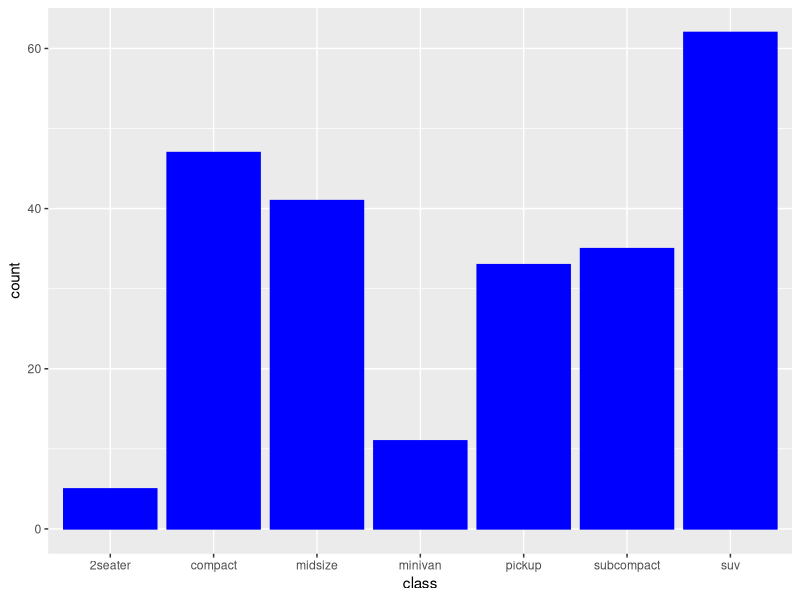
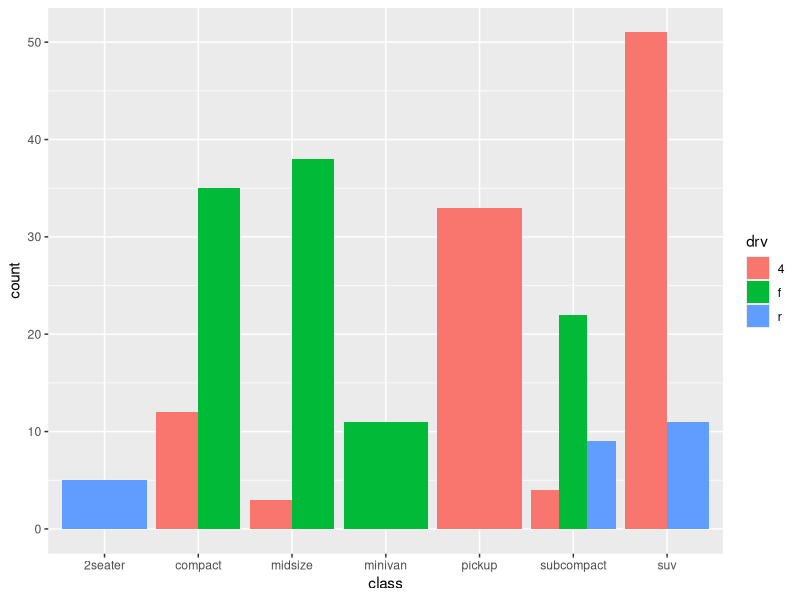

These charts were generated, in order, by the following R code:
library(ggplot2)

df <- mpg

pl <- ggplot(df,aes(x=class))

#color is used for outline colors of bars and fill is used to fill the inside
print(pl + geom_bar(color="blue",fill="blue"))

#Filling bars with the column drv
print(pl + geom_bar(aes(fill=drv),position = "dodge"))